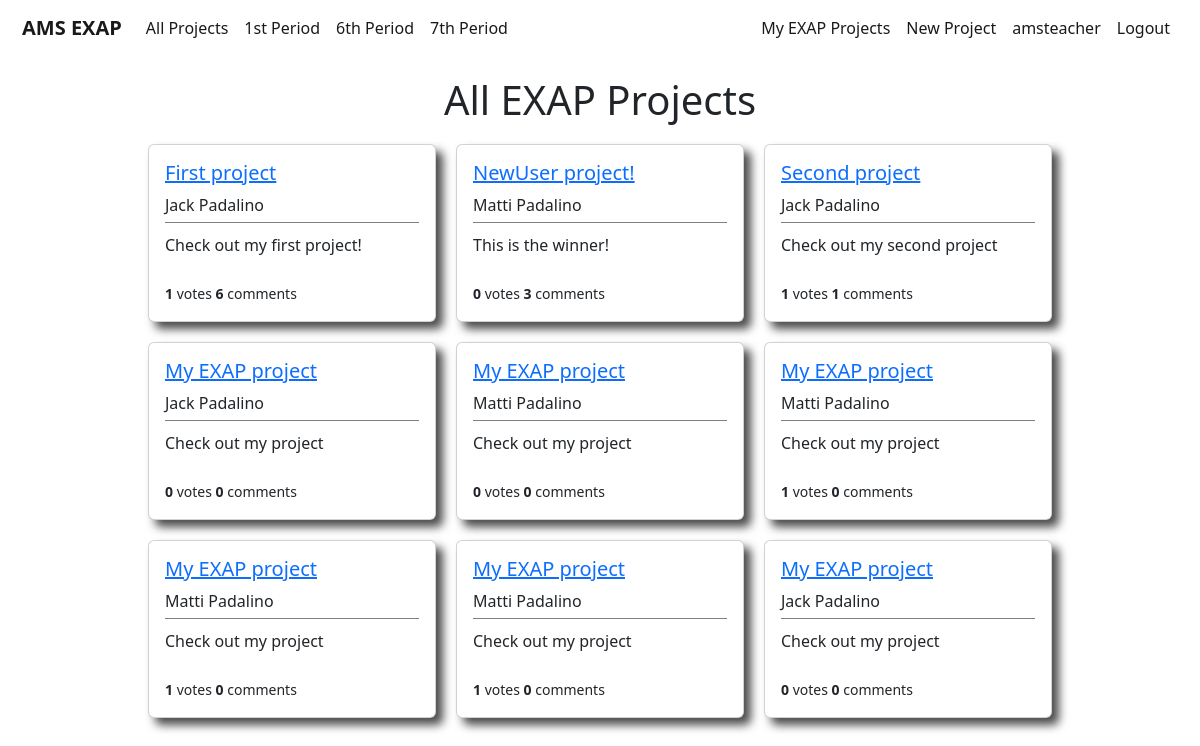
Before: /users/projects/ (signed in) with the older database file.
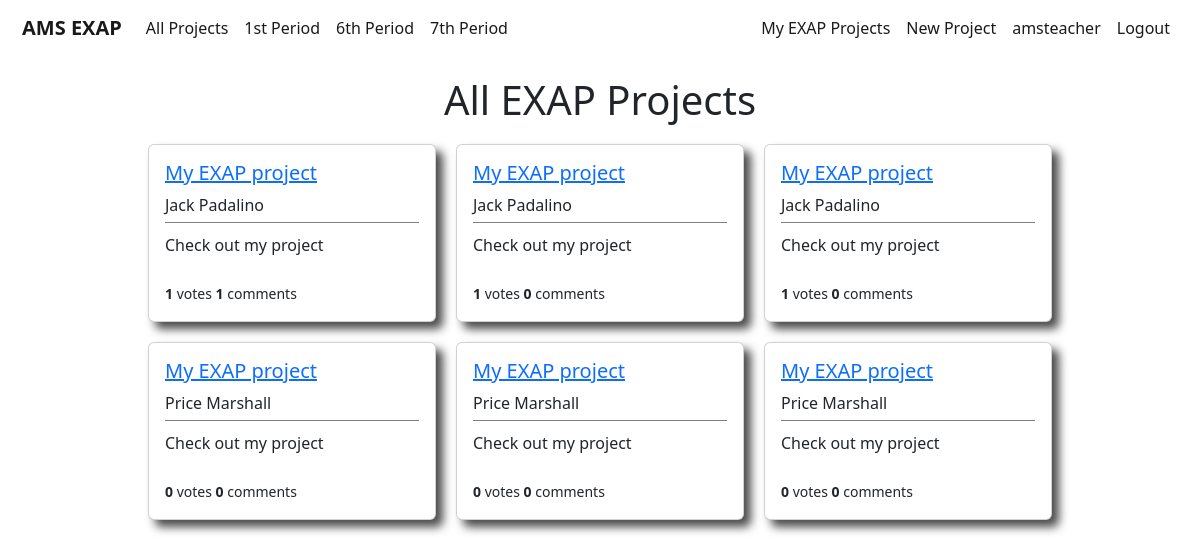
After: the same page with the newer database file.
### users/models.py (models this page shows, shortened)
class Project(models.Model):
    student = models.ForeignKey(User,on_delete=models.CASCADE)
    period = models.IntegerField(choices=periods,default=1)
    liked = models.ManyToManyField(User,default=None,blank=True,related_name='likes')
    title = models.CharField(max_length=50,default='My EXAP project')
    blurb = models.CharField(max_length=100,default='Check out my project')
    description = models.TextField(default="I haven't written my project description yet, but trust me it will be awesome!")

### users/views.py (the view)
# urls.py: path('projects/',AllProjectListView.as_view(),name='users-studentprojects'),
class AllProjectListView(ListView):
    model = Project
    template_name = 'users/allstudentprojects.html'
    context_object_name = 'projects'

### users/templates/users/allstudentprojects.html
{% extends 'main/base.html' %}
{% block content %}
<div class='page-title'>
    <h1>All EXAP Projects</h1>
</div>
{% if user.is_authenticated %}
    <div class='container'>
        {% for project in projects %}
            <div class="card project-card" style="width: 18rem;">
                <div class="card-body project-card-body">
                    <h5><a class="article-title" href="{% url 'project-details' project.pk %}">{{ project.title }}</a></h5>
                    <h8 class="card-title project-card-student">{{ project.student.first_name }} {{ project.student.last_name }}</h8>
                    <div class='project-card-blurb'>
                        <p class="card-text project-card-text">{{ project.blurb }}</p>
                    </div>
                    <br>
                    <small><b>{{ project.liked.all.count }}</b> votes <b>{{ project.comments.all.count }}</b> comments</small>
                </div>
            </div>
        {% endfor %}
    </div>
{% endif %}
{% endblock content %}

### main/templates/main/base.html (shortened to what this page needs)
{% load static %}
<!doctype html>
<html lang="en">
<head>
    <link href="https://cdn.jsdelivr.net/npm/bootstrap@5.2.0-beta1/dist/css/bootstrap.min.css" rel="stylesheet"
>
    <link rel="stylesheet" type="text/css" href="{% static 'main/main.css' %}">
</head>
<body>
    <nav class="navbar navbar-expand-md navbar-light">
        <div class="container-fluid">
            <a class="navbar-brand" href="{% url 'main-home' %}"><b>AMS EXAP</b></a>
            <div class="collapse navbar-collapse" id="navbarSupportedContent">
                <ul class="navbar-nav me-auto mb-2 mb-lg-0">
                    {% if user.is_authenticated %}
                    <li class="nav-item">
                        <a class="nav-link active" href="{% url 'users-studentprojects' %}">All Projects</a>
                    </li>
                    <li class="nav-item">
                        <a class="nav-link active" href="{% url 'users-firstperiodprojects' %}">1st Period</a>
                    </li>
                    <li class="nav-item">
                        <a class="nav-link active" href="{% url 'users-sixthperiodprojects' %}">6th Period</a>
                    </li>
                    <li class="nav-item">
                        <a class="nav-link active" href="{% url 'users-seventhperiodprojects' %}">7th Period</a>
                    </li>
                    {% endif %}
                </ul>
            </div>
            <div class='navbar-nav'>
                {% if user.is_authenticated %}
                <a class="nav-link active" aria-current="page" href="{% url 'users-myprojects' user.id %}">My EXAP
                    Projects</a>
                <a class="nav-link active" aria-current="page" href="{% url 'create-project' %}">New Project</a>
                <a class="nav-link active" aria-current="page" href="{% url 'users-profile' %}">{{ user.username }}</a>
                <a class="nav-link active" aria-current="page" href="{% url 'users-logout' %}">Logout</a>
                {% else %}
                <a class="nav-link active" aria-current="page" href="{% url 'users-login' %}">Login</a>
                <a class="nav-link active" aria-current="page" href="{% url 'users-register' %}">Register</a>
                {% endif %}
            </div>
        </div>
    </nav>
    <main role="main" class='page-content'>
        {% block content %}
        {% endblock %}
    </main>
    <br><br><br><br>
</body>
</html>

### main/static/main/main.css (style rules this page uses)
body { background-color: #ffffff; }
.navbar { background-color: #ffffff; padding-left:10px; padding-right:10px; margin-bottom:20px; }
.page-content { margin-left:20px; margin-right:20px; }
.page-title { margin-bottom:20px; text-align:center; }
.project-card { box-shadow: 7px 7px 10px rgb(75, 75, 75); }
.project-card-blurb { margin-top:5px; padding-top:10px; border-top: 1px solid grey; }
.container { display:flex; flex-wrap:wrap; justify-content:center; row-gap:20px; column-gap:20px; }

Changed rows visible on the page:
removed Project: title "First project", student.first_name "Jack", student.last_name "Padalino", blurb "Check out my first project!", liked.all.count "1", comments.all.count "6"
removed Project: title "NewUser project!", student.first_name "Matti", student.last_name "Padalino", blurb "This is the winner!", liked.all.count "0", comments.all.count "3"
removed Project: title "Second project", student.first_name "Jack", student.last_name "Padalino", blurb "Check out my second project", liked.all.count "1", comments.all.count "1"
removed Project: title "My EXAP project", student.first_name "Jack", student.last_name "Padalino", blurb "Check out my project", liked.all.count "0", comments.all.count "0"
removed Project: title "My EXAP project", student.first_name "Matti", student.last_name "Padalino", blurb "Check out my project", liked.all.count "0", comments.all.count "0"
removed Project: title "My EXAP project", student.first_name "Matti", student.last_name "Padalino", blurb "Check out my project", liked.all.count "1", comments.all.count "0"
removed Project: title "My EXAP project", student.first_name "Matti", student.last_name "Padalino", blurb "Check out my project", liked.all.count "1", comments.all.count "0"
removed Project: title "My EXAP project", student.first_name "Matti", student.last_name "Padalino", blurb "Check out my project", liked.all.count "1", comments.all.count "0"
removed Project: title "My EXAP project", student.first_name "Jack", student.last_name "Padalino", blurb "Check out my project", liked.all.count "0", comments.all.count "0"
added Project: title "My EXAP project", student.first_name "Jack", student.last_name "Padalino", blurb "Check out my project", liked.all.count "1", comments.all.count "1"
added Project: title "My EXAP project", student.first_name "Jack", student.last_name "Padalino", blurb "Check out my project", liked.all.count "1", comments.all.count "0"
added Project: title "My EXAP project", student.first_name "Jack", student.last_name "Padalino", blurb "Check out my project", liked.all.count "1", comments.all.count "0"
added Project: title "My EXAP project", student.first_name "Price", student.last_name "Marshall", blurb "Check out my project", liked.all.count "0", comments.all.count "0"
added Project: title "My EXAP project", student.first_name "Price", student.last_name "Marshall", blurb "Check out my project", liked.all.count "0", comments.all.count "0"
added Project: title "My EXAP project", student.first_name "Price", student.last_name "Marshall", blurb "Check out my project", liked.all.count "0", comments.all.count "0"
